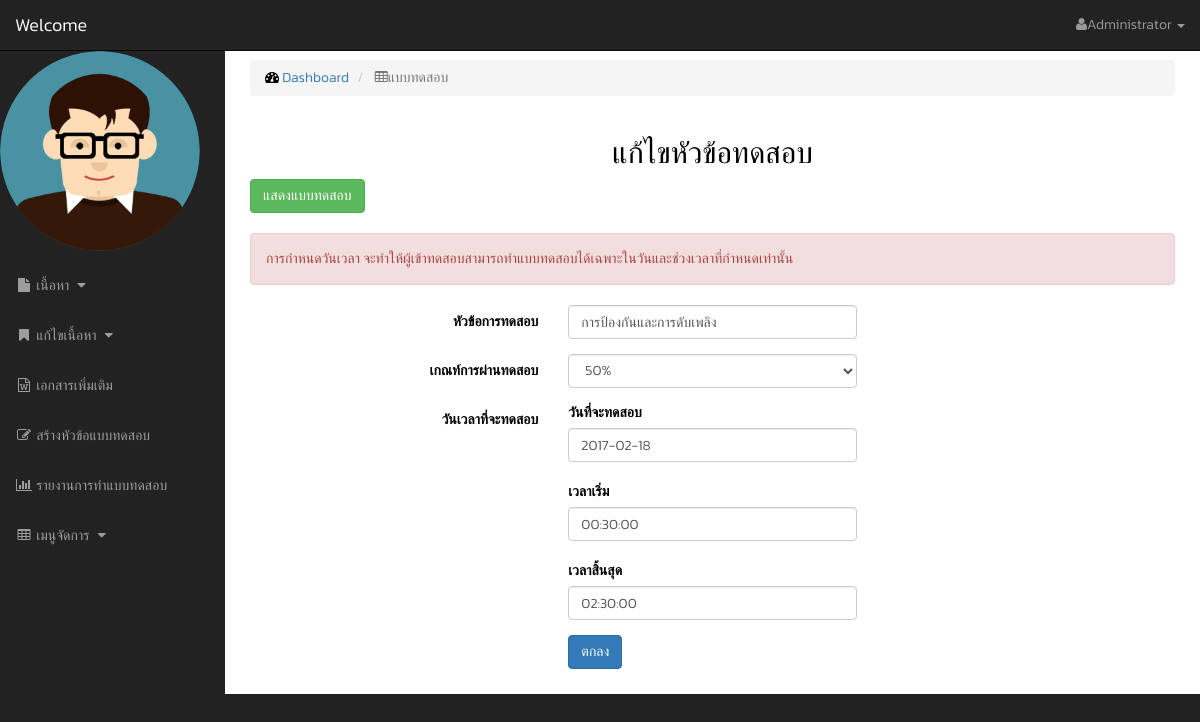
Page /Edit_subject?subject_id=48 (signed in) on the committed database.
### tables this page shows
CREATE TABLE `stwSubject` (
  `stwSubject_id` int(10) unsigned NOT NULL AUTO_INCREMENT,
  `stwSubject_text` varchar(200) DEFAULT NULL,
  `stwDate_test` date DEFAULT NULL,
  `stwSubject_past` tinyint(2) unsigned NOT NULL,
  `stwTime_start` time DEFAULT NULL,
  `stwTime_end` time DEFAULT NULL,
  PRIMARY KEY (`stwSubject_id`)
);

### Edit_subject.php (the view, shortened to what this page needs)
<!DOCTYPE html>
    <head>
     <?php
        include("head/head.php");
        ?>
    </head>
        <body>
            <div id="wrapper">
                <?php include("menu/menubar.php"); ?>
        <div id="page-wrapper">
            <div class="container-fluid">
                <div class="row">
                    <div class="col-md-12">
                        <ol class="breadcrumb">
                            <li>
                                <i class="fa fa-dashboard"></i>  <a href="index.html">Dashboard</a>
                            </li>
                            <li class="active">
                                <i class="fa fa-table"></i>แบบทดสอบ
                            </li>
                        </ol>
                    </div>
                </div>
                <div class="row">
                    <div class="col-md-12">
                        <center><h2>แก้ไขหัวข้อทดสอบ</h2></center>
    <?php
     include("connect.php");
    $subject = $_GET['subject_id'];
    $sql = "SELECT * FROM stwSubject WHERE stwSubject_id =$subject";
    $res =mysqli_query($conn,$sql);
    $row =mysqli_fetch_array($res,MYSQLI_ASSOC);
    ?>
    <a href="Create"><button class="btn btn-success">แสดงแบบทดสอบ</button> </a>
    <br>
    <br>
<div class="alert alert-danger alert-dismissable">การกำหนดวันเวลา จะทำให้ผู้เข้าทดสอบสามารถทำแบบทดสอบได้เฉพาะในวันและช่วงเวลาที่กำหนดเท่านั้น</div>
<form class="form-horizontal" method="POST">
          <div class="form-group">
                    <label class="col-md-4 control-label" for="fn">หัวข้อการทดสอบ</label>
                <div class="col-md-4">
                    <input name="subject" type="text" class="form-control input-md" id="text"  value="<?php echo $row['stwSubject_text'];?>">
                </div>
            </div>
            <div class="form-group">
                <label class="col-md-4 control-label" for="selectbasic">เกณท์การผ่านทดสอบ</label>
                    <div class="col-md-4">
                    <select  name="Past" class="form-control input-md">
              <option value = "50" <?php if($row['stwSubject_past'] == '50'){echo "selected='selected'";} ?>>50% </option>
                </select>
                </div>
            </div>
            <div class="form-group">
                    <label class="col-md-4 control-label" for="fn">วันเวลาที่จะทดสอบ</label>
                <div class="col-md-4">
                    <label >วันที่จะทดสอบ</label>
                    <input type="text" id="datepicker"  class="form-control input-md" name="date" value="<?php echo $row['stwDate_test'];?>">
                    <br>
                    <label >เวลาเริ่ม</label>
                    <input type="text" id="timepicker" class="form-control input-md" name="time_start" value="<?php echo $row['stwTime_start'];?>">
                    <br>
                    <label >เวลาสิ้นสุด</label>
                    <input type="text" id="timepicker1" class="form-control input-md" name="time_end" value="<?php echo $row['stwTime_end'];?>" >
                </div>
            </div>
             <div class="form-group">
                <label class="col-md-4 control-label" for=""></label>
                <div class="col-md-4">
            <button name="ok"  class="btn btn-primary" >ตกลง</button>
                </div>
            </div>
     </form>
    </body>
</html>

### css/sb-admin.css (style rules this page uses)
* { box-sizing: border-box; margin: 0; padding: 0; font-weight: 300; }
body { font-family: 'Kanit', sans-serif; color: black; font-weight: 300; }
body { margin-top: 100px; background-color: #222; }
@media (min-width:768px) { body { margin-top: 50px; } }
#wrapper { padding-left: 0; }
#page-wrapper { width: 100%; padding: 0; background-color: #fff; }
@media (min-width:768px) { #wrapper { padding-left: 225px; } }
@media (min-width:768px) { #page-wrapper { padding: 10px; } }

### rows in the picture
stwsubject: subject "การป้องกันและการดับเพลิง", Past "50%", date "2017-02-18", time_start "00:30:00", time_end "02:30:00"

### other values in the picture
$C "Administrator"
